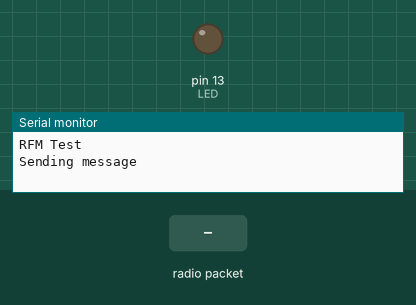
Bench run of a sketch on a simulated SparkFun Pro Micro, built with avr-gcc and run on an emulated ATmega32U4. On the bench: output pins drawn as LEDs (lit = HIGH), the last lines printed to the serial monitor. The test bench sets the inputs (shaded band). No radio packets arrive unless stated.

Above: at 1.2 s.
1.3 s: radio packet "1" arrives
At 2.4 s:
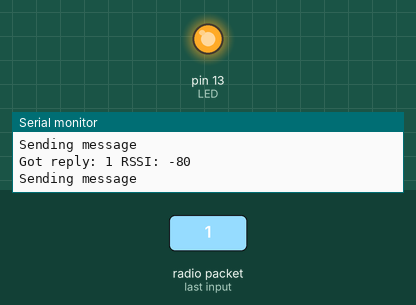
2.8 s: radio packet "0" arrives
4.3 s: radio packet "2" arrives
At 8.0 s:
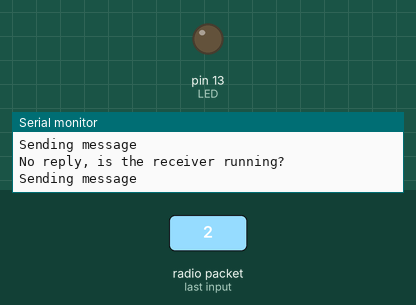
Timing chart, 0 to 9.5 s (numbered marks = the images above; inputs shaded):
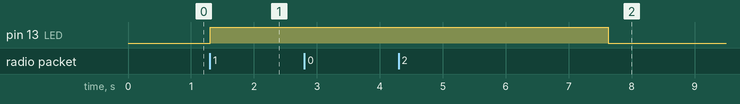

Measured:
- after the input at 1.3 s, pin 13 (LED): LOW → HIGH at once
- after the input at 4.3 s, pin 13 (LED): HIGH → LOW after 3.3 s instead of 1.8 s

The sketch:

Example1_BasicTX.ino
```cpp
// (licence header left out)
#include <SPI.h>

//Install this library by downloading the lastest zip from http://www.airspayce.com/mikem/arduino/RadioHead/
#include <RH_RF95.h>

//On the SparkFun ProRF the RFM CS pin is connected to pin A5, the RFM interrupt is on pin 7
RH_RF95 rf95(A5, 7);

const byte LED = 13; //Status LED is on pin 13

int packetCounter = 0; //Counts the number of packets sent

long timeSinceLastPacket = 0; //Tracks the time stamp of last packet received

void setup()
{
  pinMode(LED, OUTPUT);
  digitalWrite(LED, LOW);

  Serial.begin(9600);
  //while (Serial == false) ; //This line requires USB to be hooked up. If you're going to do battery powered range testing, comment it out.

  Serial.println("RFM Test");

  if (rf95.init() == false)
  {
    Serial.println("Radio Init Failed - Freezing");
    while (1);
  }

  //The SparkFun ProRF uses the RFM95W
  //This is a highpower, 915MHz device. The 915MHz ISM band is centered
  //around 915MHz but ranges from 902 to 928MHz so if needed you could use
  //908.2 for example if the band is very busy.
  rf95.setFrequency(909.2);

  //Europe is 863-870 with center at 868MHz
  //This works but it is unknown how well the radio configures to this frequency
  //rf95.setFrequency(864.1);

  //Set power up to 23dBm. False = use PA_BOOST instead of RFO pins
  rf95.setTxPower(23, false);
}

void loop()
{
  Serial.println("Sending message");

  //Send a message to the other radio
  char toSend[50];
  sprintf(toSend, "Hi, my counter is: %d", packetCounter++);
  rf95.send(toSend, sizeof(toSend));
  rf95.waitPacketSent();

  // Now wait for a reply
  byte buf[RH_RF95_MAX_MESSAGE_LEN];
  byte len = sizeof(buf);

  if (rf95.waitAvailableTimeout(3000))
  {
    // Should be a reply message for us now
    if (rf95.recv(buf, &len))
   {
      digitalWrite(LED, HIGH); //Turn on status LED

      Serial.print("Got reply: ");
      Serial.print((char*)buf);
      Serial.print(" RSSI: ");
      Serial.print(rf95.lastRssi(), DEC);
      Serial.println();
    }
    else
    {
      Serial.println("Receive failed");
    }
  }
  else
  {
    Serial.println("No reply, is the receiver running?");
    digitalWrite(LED, LOW); //Turn off status LED
  }
  delay(250);
}
```
